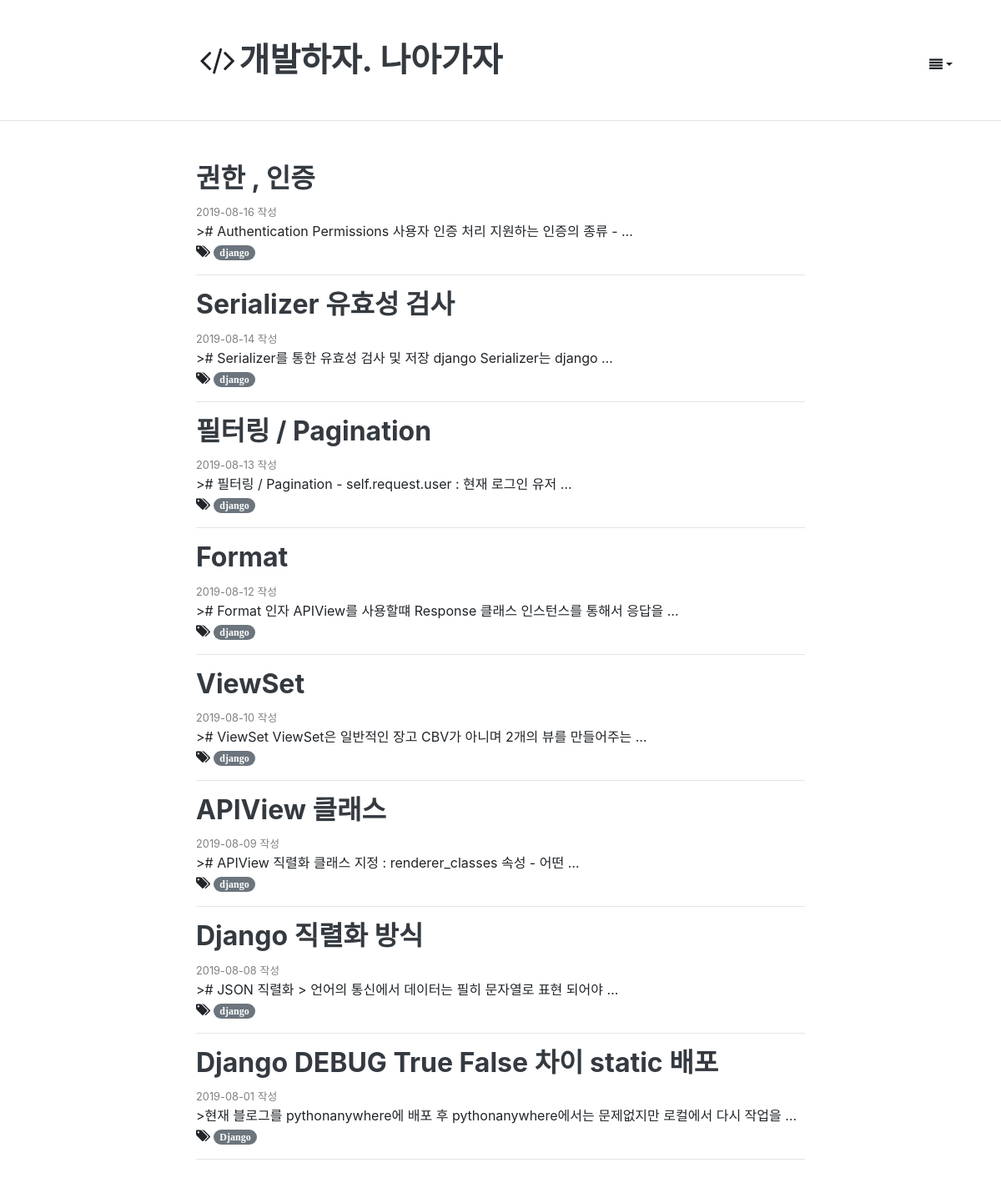
/blog/django/, run on the app's committed database.
### blog/models.py (models this page shows, shortened)
class Post(models.Model):
    title = models.CharField(max_length=100, verbose_name = 'Title' , help_text = 'Please enter a posting title')
    text = models.TextField(verbose_name='Contents')
    photo = ProcessedImageField(blank=True, upload_to = 'blog/post/%Y' ,processors = [Thumbnail(300,300)],format='JPEG' ,options={'quality': 60})
    created_date= models.DateTimeField(default =timezone.now)
    published_date = models.DateTimeField(blank=True , null=True)
    tags = models.CharField(max_length=100, blank=True)
    class Meta:
        ordering = ['-id']
    def get_absolute_url(self):
        return reverse('post_detail', args=[self.id])

### blog/views.py (the view)
# urls.py: path('<tags>/', views.post_tags, name='post_tags'),
def post_tags(request ,tags):
    posts = Post.objects.filter(tags__contains=tags)
    context = {
        'tags':tags,
        'posts':posts
    }
    return render(request, 'blog/post_tags.html' ,context)

### blog/templates/blog/post_tags.html
{% extends 'blog/layout.html' %}
{% block content %}
    <div class="container">
        <div class="row">
             <div class="col-md-2"></div>
            <div class="col-md-8">
                {% for post in posts %}
                    <div class="blog-post">
                        <div class="blog-post-title">
                            <h2><a href="{{ post.get_absolute_url }}" class="text-dark"><b>{{ post.title }}</b></a>
                            </h2>
                        </div>
                        <div class="blog-post-meta">
                            <div class="post-author">
                                <small style="color:gray">{{ post.published_date|date:"Y-m-d" }} {{ post.author }} 작성
                                </small>
                            </div>
                        </div>
                        <div class="post-summary">>{{ post.text|truncatewords_html:10 }}</div>
                        <i class="fa fa-tags" title="tags">
                            {% if post.tags %}
                                <a class="badge badge-pill badge-secondary"
                                   href="{% url "post_tags" post.tags %}">{{ post.tags }}</a>
                            {% else %}
                                <a href=""></a>
                            {% endif %}
                        </i>
                        <hr/>
                    </div>
                {% endfor %}
            </div>
        </div>
    </div>
{% endblock %}

### blog/templates/blog/layout.html
{% extends 'layout.html' %}

### templates/layout.html (shortened to what this page needs)
<!DOCTYPE html>
<html lang="ko">
<head>
    <link rel="stylesheet" href="https://stackpath.bootstrapcdn.com/bootstrap/4.3.1/css/bootstrap.min.css"
/>
    <link rel="stylesheet" href="//stackpath.bootstrapcdn.com/font-awesome/4.7.0/css/font-awesome.min.css"/>
    <link rel="stylesheet" href="https://uicdn.toast.com/tui-editor/latest/tui-editor.css">
    <link rel="stylesheet" href="https://uicdn.toast.com/tui-editor/latest/tui-editor-contents.css">
    <link rel="stylesheet" href="https://cdnjs.cloudflare.com/ajax/libs/codemirror/5.33.0/codemirror.css">
    <link rel="stylesheet" href="https://cdnjs.cloudflare.com/ajax/libs/highlight.js/9.12.0/styles/github.min.css">
</head>
<body>
<header class="site-header">
    <div class="container">
        <div class="row">
        <div class="col-md-2"></div>
    <div class="col-md-10">
        <br>
        <br>
        <h3 class="float-right">
            <div class="page-header" style="margin-top: 10px">
                <button class="btn dropdown-toggle" data-toggle="dropdown" id="dropdownmenu" role="button" aria-haspopup="true"
                   aria-expanded="false"><i class="fa fa-align-justify"></i></button>
            </div>
        </h3>
        <h1 class="blog-title" style="text-align: left"><i class="fa fa-fw fa-code"></i><a class="text-dark"
                                                                                           href="{% url 'post_list' %}"><b>개발하자.
            나아가자</b></a>
        </h1>
        <br>
    </div>
        </div>
    </div>
</header>
<hr style="margin-bottom: 50px">
{% block content %}
{% endblock %}
</body>
</html>

### templates/layout.html (style rules this page uses)
html { position: relative; min-height: 100%; }
body { margin-bottom: 60px; min-height: 100%; }

### data on the page
Post: title "권한 , 인증", published_date "2019-08-16", text "# Authentication Permissions 사용자 인증 처리 지원하는 인증의 종류 - …", tags "django"
Post: title "Serializer 유효성 검사", published_date "2019-08-14", text "# Serializer를 통한 유효성 검사 및 저장 django Serializer는 django …", tags "django"
Post: title "필터링 / Pagination", published_date "2019-08-13", text "# 필터링 / Pagination - self.request.user : 현재 로그인 유저 …", tags "django"
Post: title "Format", published_date "2019-08-12", text "# Format 인자 APIView를 사용할떄 Response 클래스 인스턴스를 통해서 응답을 …", tags "django"
Post: title "ViewSet", published_date "2019-08-10", text "# ViewSet ViewSet은 일반적인 장고 CBV가 아니며 2개의 뷰를 만들어주는 …", tags "django"
Post: title "APIView 클래스", published_date "2019-08-09", text "# APIView 직렬화 클래스 지정 : renderer_classes 속성 - 어떤 …", tags "django"
Post: title "Django 직렬화 방식", published_date "2019-08-08", text "# JSON 직렬화 > 언어의 통신에서 데이터는 필히 문자열로 표현 되어야 …", tags "django"
Post: title "Django DEBUG True False 차이 static 배포", published_date "2019-08-01", text "현재 블로그를 pythonanywhere에 배포 후 pythonanywhere에서는 문제없지만 로컬에서 다시 작업을 …", tags "Django"
